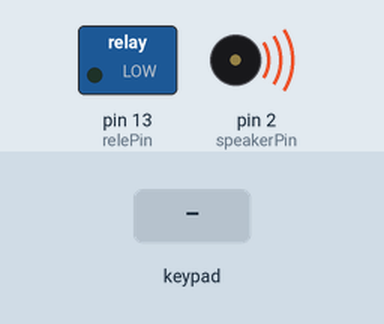
This sketch was run on a simulated Arduino Uno, built with avr-gcc and run on an emulated ATmega328P. Parts: switched loads named in the sketch (green lamp = pin HIGH), buzzer (waves = sounding, pin HIGH). Inputs (shaded band) come from the test bench.

Above: at 1.3 s.
1.4 s: keypad keys 3 8 4 pressed 0.4 s apart
At 4.1 s:
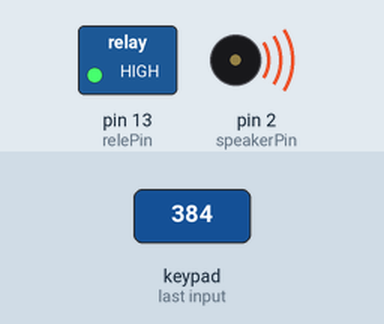
4.4 s: key '#' pressed
At 6.0 s:
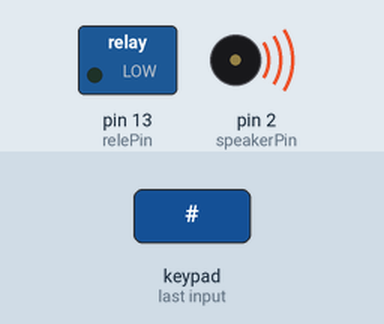
Timing chart, 0 to 7.5 s (numbered marks = the images above; inputs shaded):
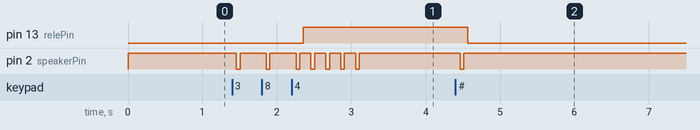

Measured:
- after the input at 1.4 s, pin 13 (relePin): LOW → HIGH after 0.96 s; pin 2 (speakerPin): goes LOW 0.05 s, HIGH 0.35 s, LOW 0.05 s, HIGH 0.35 s, 4 × (LOW 0.05 s, HIGH 0.15 s), LOW 0.05 s, then HIGH, starting after 0.06 s
- after the input at 4.4 s, pin 13 (relePin): HIGH → LOW after 0.16 s; pin 2 (speakerPin): HIGH → LOW after 0.06 s, → HIGH 0.05 s later

The sketch:

codedoor.ino
```cpp
#include "Keypad.h"

const byte ROWS = 4; //four rows
const byte COLS = 3; //three columns
char keys[ROWS][COLS] = {
{'1','2','3'},
{'4','5','6'},
{'7','8','9'},
{'#','0','*'}
};
byte rowPins[ROWS] = { 3, 4, 5, 6}; //connect to the row pinouts of the keypad
byte colPins[COLS] = {7, 8, 9}; //connect to the column pinouts of the keypad

Keypad keypad = Keypad(makeKeymap(keys), rowPins, colPins, ROWS, COLS);

char* password = "384";
int password_len = 3;

int position = 0;
int guessed_digit = 0;
boolean mlocked = true;
int speakerPin = 2;

int relePin = 13;

String enteredPassword = "";

void setup()
{
  Serial.begin(9600);

  pinMode (speakerPin, OUTPUT);
  analogWrite (speakerPin, 255);
  delay(50);
  analogWrite (speakerPin, 255);
  delay(100);

  pinMode (relePin, OUTPUT);
  digitalWrite(relePin, LOW);
  //servo_Motor.write(0);

  mlocked = false;
  setLocked(true);


  enteredPassword = "";
}

void loop()
{
//char key = keypad.getKey();

 char key = keypad.getKey();
 if(key){
    makeSound();
 }

  // reseting
 if (key == '*' || key == '#'){
   position = 0;
   guessed_digit = 0;
   setLocked(true);
 }
 else if(key){
   if(key == password[position]){
     guessed_digit++;
   }

  //Serial.println("check");
  //Serial.print("Position: "); Serial.println(position);
  //Serial.print("Gussed: "); Serial.println(guessed_digit);

    position++;
    if(position>=password_len){
    //Serial.println(11111);
      if(guessed_digit == password_len){
        setLocked(false);
      }
      else{
        soundWrongSignal();
      }

      position = 0;
      guessed_digit = 0;
    }
  }

  delay(100);
}


void setLocked(boolean locked){
 if(locked == mlocked){
  return;
 }


 if (locked){
   //digitalWrite(redPin, HIGH);
   //digitalWrite(greenPin, LOW);
   //servo_Motor.write(0);
   digitalWrite(relePin, LOW);
 }
 else{

  //Serial.println("unlocked");
  //servo_Motor.write(90);
  digitalWrite(relePin, HIGH);

  //digitalWrite(redPin, LOW);
  //digitalWrite(greenPin, HIGH);


  delay(100);

  makeSound();
  delay(100);
  makeSound();
  delay(100);
  makeSound();
  delay(100);
  makeSound();
  delay(100);


 }

 mlocked = locked;
}

void soundWrongSignal(){
  //Serial.println("wrong");
  analogWrite (speakerPin, 0);
  delay (600);
  analogWrite (speakerPin, 255);
}

void makeSound(){

  analogWrite (speakerPin, 0);
  delay (50);
  analogWrite (speakerPin, 255);
  delay(50);
}
```
